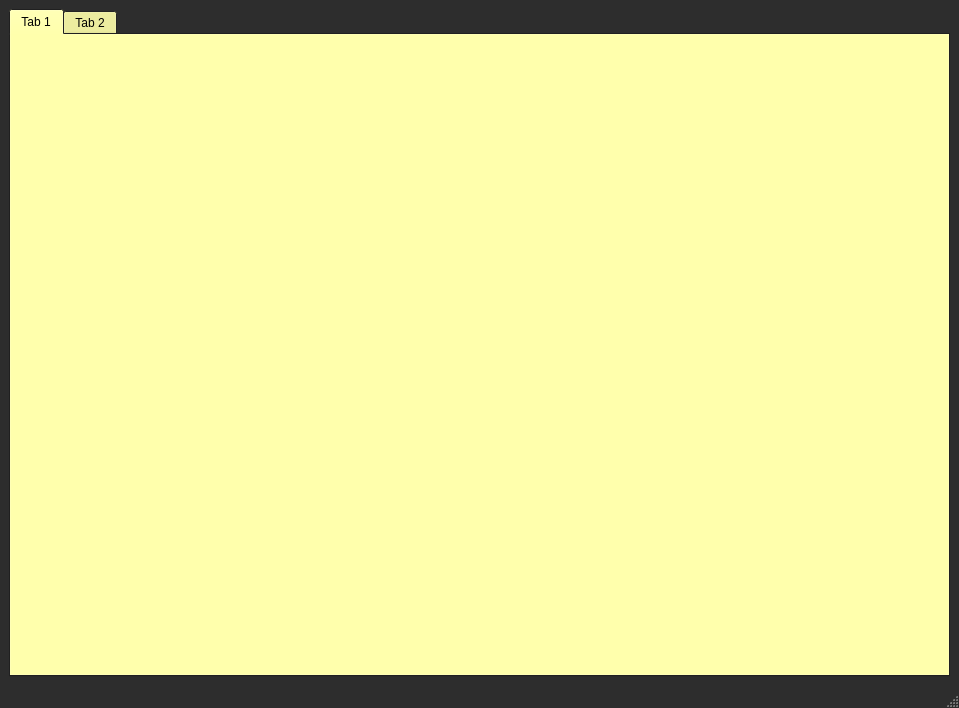
<?xml version="1.0" encoding="UTF-8"?>
<ui version="4.0">
 <class>MainWindow</class>
 <widget class="QMainWindow" name="MainWindow">
  <property name="geometry">
   <rect>
    <x>0</x>
    <y>0</y>
    <width>959</width>
    <height>708</height>
   </rect>
  </property>
  <property name="palette">
   <palette>
    <active>
     <colorrole role="WindowText">
      <brush brushstyle="SolidPattern">
       <color alpha="255">
        <red>255</red>
        <green>255</green>
        <blue>0</blue>
       </color>
      </brush>
     </colorrole>
     <colorrole role="Button">
      <brush brushstyle="SolidPattern">
       <color alpha="255">
        <red>255</red>
        <green>255</green>
        <blue>127</blue>
       </color>
      </brush>
     </colorrole>
     <colorrole role="Light">
      <brush brushstyle="SolidPattern">
       <color alpha="255">
        <red>156</red>
        <green>156</green>
        <blue>156</blue>
       </color>
      </brush>
     </colorrole>
     <colorrole role="Midlight">
      <brush brushstyle="SolidPattern">
       <color alpha="255">
        <red>102</red>
        <green>102</green>
        <blue>102</blue>
       </color>
      </brush>
     </colorrole>
     <colorrole role="Dark">
      <brush brushstyle="SolidPattern">
       <color alpha="255">
        <red>54</red>
        <green>54</green>
        <blue>54</blue>
       </color>
      </brush>
     </colorrole>
     <colorrole role="Text">
      <brush brushstyle="SolidPattern">
       <color alpha="255">
        <red>255</red>
        <green>255</green>
        <blue>0</blue>
       </color>
      </brush>
     </colorrole>
     <colorrole role="BrightText">
      <brush brushstyle="SolidPattern">
       <color alpha="255">
        <red>255</red>
        <green>0</green>
        <blue>255</blue>
       </color>
      </brush>
     </colorrole>
     <colorrole role="ButtonText">
      <brush brushstyle="SolidPattern">
       <color alpha="255">
        <red>0</red>
        <green>0</green>
        <blue>0</blue>
       </color>
      </brush>
     </colorrole>
     <colorrole role="Base">
      <brush brushstyle="SolidPattern">
       <color alpha="255">
        <red>76</red>
        <green>76</green>
        <blue>76</blue>
       </color>
      </brush>
     </colorrole>
     <colorrole role="Window">
      <brush brushstyle="SolidPattern">
       <color alpha="255">
        <red>45</red>
        <green>45</green>
        <blue>45</blue>
       </color>
      </brush>
     </colorrole>
     <colorrole role="HighlightedText">
      <brush brushstyle="SolidPattern">
       <color alpha="255">
        <red>255</red>
        <green>0</green>
        <blue>127</blue>
       </color>
      </brush>
     </colorrole>
     <colorrole role="AlternateBase">
      <brush brushstyle="SolidPattern">
       <color alpha="255">
        <red>77</red>
        <green>77</green>
        <blue>115</blue>
       </color>
      </brush>
     </colorrole>
     <colorrole role="ToolTipBase">
      <brush brushstyle="SolidPattern">
       <color alpha="255">
        <red>118</red>
        <green>175</green>
        <blue>87</blue>
       </color>
      </brush>
     </colorrole>
     <colorrole role="PlaceholderText">
      <brush brushstyle="SolidPattern">
       <color alpha="128">
        <red>212</red>
        <green>212</green>
        <blue>0</blue>
       </color>
      </brush>
     </colorrole>
    </active>
    <inactive>
     <colorrole role="WindowText">
      <brush brushstyle="SolidPattern">
       <color alpha="255">
        <red>255</red>
        <green>255</green>
        <blue>0</blue>
       </color>
      </brush>
     </colorrole>
     <colorrole role="Button">
      <brush brushstyle="SolidPattern">
       <color alpha="255">
        <red>255</red>
        <green>255</green>
        <blue>127</blue>
       </color>
      </brush>
     </colorrole>
     <colorrole role="Light">
      <brush brushstyle="SolidPattern">
       <color alpha="255">
        <red>156</red>
        <green>156</green>
        <blue>156</blue>
       </color>
      </brush>
     </colorrole>
     <colorrole role="Midlight">
      <brush brushstyle="SolidPattern">
       <color alpha="255">
        <red>102</red>
        <green>102</green>
        <blue>102</blue>
       </color>
      </brush>
     </colorrole>
     <colorrole role="Dark">
      <brush brushstyle="SolidPattern">
       <color alpha="255">
        <red>54</red>
        <green>54</green>
        <blue>54</blue>
       </color>
      </brush>
     </colorrole>
     <colorrole role="Text">
      <brush brushstyle="SolidPattern">
       <color alpha="255">
        <red>255</red>
        <green>255</green>
        <blue>0</blue>
       </color>
      </brush>
     </colorrole>
     <colorrole role="BrightText">
      <brush brushstyle="SolidPattern">
       <color alpha="255">
        <red>255</red>
        <green>0</green>
        <blue>255</blue>
       </color>
      </brush>
     </colorrole>
     <colorrole role="ButtonText">
      <brush brushstyle="SolidPattern">
       <color alpha="255">
        <red>0</red>
        <green>0</green>
        <blue>0</blue>
       </color>
      </brush>
     </colorrole>
     <colorrole role="Base">
      <brush brushstyle="SolidPattern">
       <color alpha="255">
        <red>76</red>
        <green>76</green>
        <blue>76</blue>
       </color>
      </brush>
     </colorrole>
     <colorrole role="Window">
      <brush brushstyle="SolidPattern">
       <color alpha="255">
        <red>45</red>
        <green>45</green>
        <blue>45</blue>
       </color>
      </brush>
     </colorrole>
     <colorrole role="HighlightedText">
      <brush brushstyle="SolidPattern">
       <color alpha="255">
        <red>255</red>
        <green>0</green>
        <blue>127</blue>
       </color>
      </brush>
     </colorrole>
     <colorrole role="AlternateBase">
      <brush brushstyle="SolidPattern">
       <color alpha="255">
        <red>77</red>
        <green>77</green>
        <blue>115</blue>
       </color>
      </brush>
     </colorrole>
     <colorrole role="ToolTipBase">
      <brush brushstyle="SolidPattern">
       <color alpha="255">
        <red>118</red>
        <green>175</green>
        <blue>87</blue>
       </color>
      </brush>
     </colorrole>
     <colorrole role="PlaceholderText">
      <brush brushstyle="SolidPattern">
       <color alpha="128">
        <red>212</red>
        <green>212</green>
        <blue>0</blue>
       </color>
      </brush>
     </colorrole>
    </inactive>
    <disabled>
     <colorrole role="WindowText">
      <brush brushstyle="SolidPattern">
       <color alpha="255">
        <red>54</red>
        <green>54</green>
        <blue>54</blue>
       </color>
      </brush>
     </colorrole>
     <colorrole role="Button">
      <brush brushstyle="SolidPattern">
       <color alpha="255">
        <red>255</red>
        <green>255</green>
        <blue>127</blue>
       </color>
      </brush>
     </colorrole>
     <colorrole role="Light">
      <brush brushstyle="SolidPattern">
       <color alpha="255">
        <red>156</red>
        <green>156</green>
        <blue>156</blue>
       </color>
      </brush>
     </colorrole>
     <colorrole role="Midlight">
      <brush brushstyle="SolidPattern">
       <color alpha="255">
        <red>102</red>
        <green>102</green>
        <blue>102</blue>
       </color>
      </brush>
     </colorrole>
     <colorrole role="Dark">
      <brush brushstyle="SolidPattern">
       <color alpha="255">
        <red>54</red>
        <green>54</green>
        <blue>54</blue>
       </color>
      </brush>
     </colorrole>
     <colorrole role="Text">
      <brush brushstyle="SolidPattern">
       <color alpha="255">
        <red>54</red>
        <green>54</green>
        <blue>54</blue>
       </color>
      </brush>
     </colorrole>
     <colorrole role="BrightText">
      <brush brushstyle="SolidPattern">
       <color alpha="255">
        <red>255</red>
        <green>0</green>
        <blue>255</blue>
       </color>
      </brush>
     </colorrole>
     <colorrole role="ButtonText">
      <brush brushstyle="SolidPattern">
       <color alpha="255">
        <red>54</red>
        <green>54</green>
        <blue>54</blue>
       </color>
      </brush>
     </colorrole>
     <colorrole role="Base">
      <brush brushstyle="SolidPattern">
       <color alpha="255">
        <red>45</red>
        <green>45</green>
        <blue>45</blue>
       </color>
      </brush>
     </colorrole>
     <colorrole role="Window">
      <brush brushstyle="SolidPattern">
       <color alpha="255">
        <red>45</red>
        <green>45</green>
        <blue>45</blue>
       </color>
      </brush>
     </colorrole>
     <colorrole role="HighlightedText">
      <brush brushstyle="SolidPattern">
       <color alpha="255">
        <red>255</red>
        <green>0</green>
        <blue>127</blue>
       </color>
      </brush>
     </colorrole>
     <colorrole role="AlternateBase">
      <brush brushstyle="SolidPattern">
       <color alpha="255">
        <red>77</red>
        <green>77</green>
        <blue>115</blue>
       </color>
      </brush>
     </colorrole>
     <colorrole role="ToolTipBase">
      <brush brushstyle="SolidPattern">
       <color alpha="255">
        <red>118</red>
        <green>175</green>
        <blue>87</blue>
       </color>
      </brush>
     </colorrole>
     <colorrole role="PlaceholderText">
      <brush brushstyle="SolidPattern">
       <color alpha="128">
        <red>212</red>
        <green>212</green>
        <blue>0</blue>
       </color>
      </brush>
     </colorrole>
    </disabled>
   </palette>
  </property>
  <property name="font">
   <font>
    <family>MS UI Gothic</family>
   </font>
  </property>
  <property name="windowTitle">
   <string>MainWindow</string>
  </property>
  <property name="autoFillBackground">
   <bool>false</bool>
  </property>
  <widget class="QWidget" name="centralwidget">
   <layout class="QGridLayout" name="gridLayout_2">
    <item row="0" column="0">
     <widget class="QTabWidget" name="tabWidget">
      <property name="palette">
       <palette>
        <active>
         <colorrole role="WindowText">
          <brush brushstyle="SolidPattern">
           <color alpha="255">
            <red>0</red>
            <green>0</green>
            <blue>0</blue>
           </color>
          </brush>
         </colorrole>
        </active>
        <inactive>
         <colorrole role="WindowText">
          <brush brushstyle="SolidPattern">
           <color alpha="255">
            <red>0</red>
            <green>0</green>
            <blue>0</blue>
           </color>
          </brush>
         </colorrole>
        </inactive>
        <disabled>
         <colorrole role="WindowText">
          <brush brushstyle="SolidPattern">
           <color alpha="255">
            <red>54</red>
            <green>54</green>
            <blue>54</blue>
           </color>
          </brush>
         </colorrole>
        </disabled>
       </palette>
      </property>
      <widget class="QWidget" name="tab">
       <attribute name="title">
        <string>Tab 1</string>
       </attribute>
       <widget class="QWidget" name="gridLayoutWidget">
        <property name="geometry">
         <rect>
          <x>150</x>
          <y>80</y>
          <width>771</width>
          <height>591</height>
         </rect>
        </property>
        <layout class="QGridLayout" name="gridLayout"/>
       </widget>
      </widget>
      <widget class="QWidget" name="tab_2">
       <attribute name="title">
        <string>Tab 2</string>
       </attribute>
      </widget>
     </widget>
    </item>
   </layout>
  </widget>
  <widget class="QMenuBar" name="menubar">
   <property name="geometry">
    <rect>
     <x>0</x>
     <y>0</y>
     <width>959</width>
     <height>18</height>
    </rect>
   </property>
  </widget>
  <widget class="QStatusBar" name="statusbar"/>
 </widget>
 <resources/>
 <connections/>
</ui>
